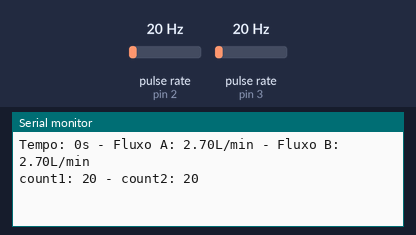
Simulated run of this sketch. Board: Arduino Uno, built with avr-gcc and run on an emulated ATmega328P. On the bench: the last lines printed to the serial monitor. Wiring (inferred from the names in the program): 2 × pulse sensor: data pin 2 / data pin 3. The test bench sets the inputs (shaded band); at power-on: pulse rate (sensors on pin 2, pin 3) 20 Hz.

Above: at 1.2 s.
1.3 s: pulse rate (sensor on pin 2) set to 4 Hz
At 2.6 s:
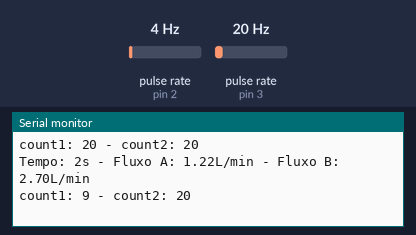
2.8 s: pulse rate (sensor on pin 3) set to 4 Hz
At 3.9 s:
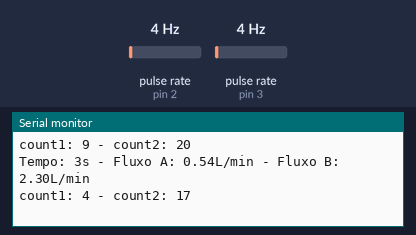
4.3 s: pulse rate (sensor on pin 2) set to 50 Hz
At 5.6 s:
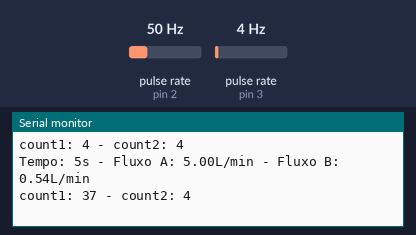
5.8 s: pulse rate (sensor on pin 3) set to 50 Hz
At 6.6 s:
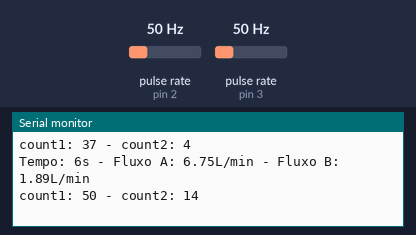
Timing chart, 0 to 8.3 s (numbered marks = the images above; inputs shaded):
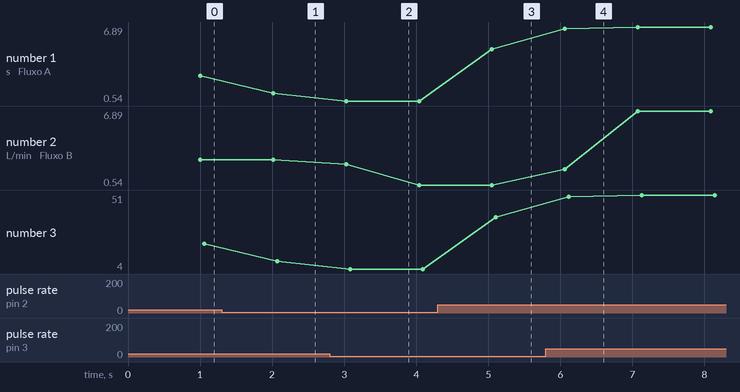

The sketch:

test_flow_only.ino
```cpp
/*
 *    Desenvolvido por ANDRE ABREU RODRIGUES DE ALMEIDA
 *    Matricula 12/0007100
 *
 *    Trabalho de Controle Digital
 *
 *    Descrição: Mede vazão de saída dos tanques
 */

//Definicao de pinos

  // Sensores de fluxo
#define flowPin_A 2 // Define o pino D2 como pino de dados do sensor de fluxo (YF-S401) A
#define flowPin_B 3 // Define o pino D3 como pino de dados do sensor de fluxo (YF-S401) B

//Variaveis globais
double flowRate_A;  // Variavel que armazena o a vazao/fluxo do tanque A
double flowRate_B;  // Variavel que armazena o a vazao/fluxo do tanque B
volatile int count1; // Precisa ser declarado como volatil para ser calculado
                          // corretamente durante as interrupções
volatile int count2; // Precisa ser declarado como volatil para ser calculado
                          // corretamente durante as interrupções

void setup() {
  // Define entradas e saidas
  pinMode(flowRate_A, INPUT);   //Define o pino de dados do sensor de fluxo A como entrada
  pinMode(flowRate_B, INPUT);   //Define o pino de dados do sensor de fluxo B como entrada

  // Define as interrupcoes
  attachInterrupt(digitalPinToInterrupt(flowPin_A), flow1, RISING);  // Configura interrupção
                                   // do pino 2 do Arduino para executar a funcao "flow"
  attachInterrupt(digitalPinToInterrupt(flowPin_B), flow2, RISING);  // Configura interrupção
                                   // do pino 3 do Arduino para executar a funcao "flow"

  // Define frequencia de comunicacao serial
  Serial.begin(9600); // Define BAUDRATE em 9600
}

void loop() {
  // Executa interrupcoes
  count1 = 0;     // Reseta o contador para iniciar do 0 a cada ciclo
  count2 = 0;     // Reseta o contador para iniciar do 0 a cada ciclo
  interrupts();   // Habilita as interrupcoes do Arduino
  delay(1000);    // Aguarda 1 segundo
  noInterrupts(); // Desablita interrupcoes do Arduino

  // Calcula fluxo
  flowRate_A = (count1 * 2.25);   // Multiplica os pulsos contados por 2.25mL   (mL/s)
  flowRate_B = (count2 * 2.25);   // Multiplica os pulsos contados por 2.25mL   (mL/s)

  flowRate_A = flowRate_A * 60;   // Converte segundos para minutos (mL / Minuto)
  flowRate_B = flowRate_B * 60;   // Converte segundos para minutos (mL / Minuto)
  flowRate_A = flowRate_A / 1000; // Converte mL para litro (L / min)
  flowRate_B = flowRate_B / 1000; // Converte mL para litro (L / min)

  imprime();
}

void imprime(){
  Serial.print("Tempo: ");
  Serial.print(millis() / 1000);
  Serial.print("s - Fluxo A: ");
  Serial.print(flowRate_A);
  Serial.print("L/min - Fluxo B: ");
  Serial.print(flowRate_B);
  Serial.println("L/min");
  Serial.print("count1: ");
  Serial.print(count1);
  Serial.print(" - count2: ");
  Serial.println(count2);
}


void flow1 (){
  count1++;
}

void flow2 (){
  count2++;
}
```

Measured:
- after the input at 1.3 s, the serial monitor: prints a new line after 0.71 s (image 1)
- after the input at 2.8 s, the serial monitor: prints a new line after 0.23 s (image 2)
- after the input at 4.3 s, the serial monitor: prints a new line after 0.75 s (image 3)
- after the input at 5.8 s, the serial monitor: prints a new line after 0.26 s (image 4)
- plotted number 1: 2.7 → 1.22 after the input at 1.3 s
- plotted number 3: 20 → 9 after the input at 1.3 s, 4 → 37 after the input at 4.3 s
